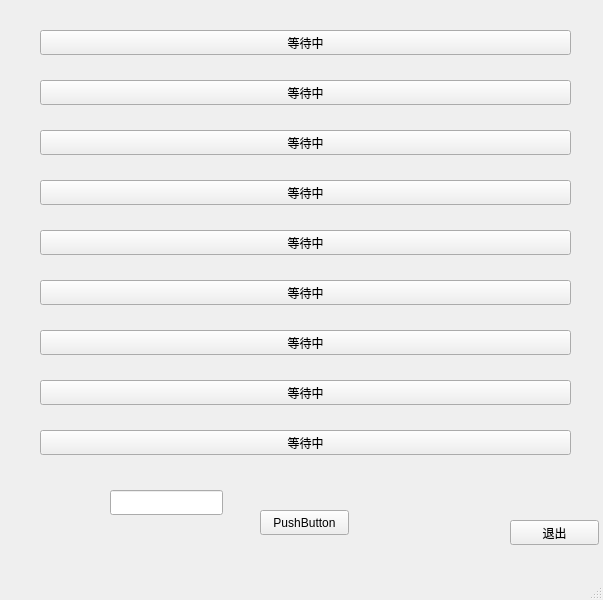
<?xml version="1.0" encoding="UTF-8"?>
<ui version="4.0">
 <class>MainWindow</class>
 <widget class="QMainWindow" name="MainWindow">
  <property name="geometry">
   <rect>
    <x>0</x>
    <y>0</y>
    <width>603</width>
    <height>600</height>
   </rect>
  </property>
  <property name="windowTitle">
   <string>MainWindow</string>
  </property>
  <widget class="QWidget" name="centralwidget">
   <widget class="QPushButton" name="exitbutton">
    <property name="geometry">
     <rect>
      <x>510</x>
      <y>520</y>
      <width>89</width>
      <height>25</height>
     </rect>
    </property>
    <property name="text">
     <string>退出</string>
    </property>
   </widget>
   <widget class="QPushButton" name="pushButton">
    <property name="geometry">
     <rect>
      <x>40</x>
      <y>30</y>
      <width>531</width>
      <height>25</height>
     </rect>
    </property>
    <property name="text">
     <string>等待中</string>
    </property>
   </widget>
   <widget class="QPushButton" name="pushButton_2">
    <property name="geometry">
     <rect>
      <x>40</x>
      <y>80</y>
      <width>531</width>
      <height>25</height>
     </rect>
    </property>
    <property name="text">
     <string>等待中</string>
    </property>
   </widget>
   <widget class="QPushButton" name="pushButton_3">
    <property name="geometry">
     <rect>
      <x>40</x>
      <y>130</y>
      <width>531</width>
      <height>25</height>
     </rect>
    </property>
    <property name="text">
     <string>等待中</string>
    </property>
   </widget>
   <widget class="QPushButton" name="pushButton_4">
    <property name="geometry">
     <rect>
      <x>40</x>
      <y>180</y>
      <width>531</width>
      <height>25</height>
     </rect>
    </property>
    <property name="text">
     <string>等待中</string>
    </property>
   </widget>
   <widget class="QPushButton" name="pushButton_5">
    <property name="geometry">
     <rect>
      <x>40</x>
      <y>230</y>
      <width>531</width>
      <height>25</height>
     </rect>
    </property>
    <property name="text">
     <string>等待中</string>
    </property>
   </widget>
   <widget class="QPushButton" name="pushButton_6">
    <property name="geometry">
     <rect>
      <x>40</x>
      <y>280</y>
      <width>531</width>
      <height>25</height>
     </rect>
    </property>
    <property name="text">
     <string>等待中</string>
    </property>
   </widget>
   <widget class="QPushButton" name="pushButton_7">
    <property name="geometry">
     <rect>
      <x>40</x>
      <y>330</y>
      <width>531</width>
      <height>25</height>
     </rect>
    </property>
    <property name="text">
     <string>等待中</string>
    </property>
   </widget>
   <widget class="QPushButton" name="pushButton_8">
    <property name="geometry">
     <rect>
      <x>40</x>
      <y>380</y>
      <width>531</width>
      <height>25</height>
     </rect>
    </property>
    <property name="text">
     <string>等待中</string>
    </property>
   </widget>
   <widget class="QPushButton" name="pushButton_9">
    <property name="geometry">
     <rect>
      <x>40</x>
      <y>430</y>
      <width>531</width>
      <height>25</height>
     </rect>
    </property>
    <property name="text">
     <string>等待中</string>
    </property>
   </widget>
   <widget class="QLineEdit" name="lineEdit">
    <property name="geometry">
     <rect>
      <x>110</x>
      <y>490</y>
      <width>113</width>
      <height>25</height>
     </rect>
    </property>
   </widget>
   <widget class="QPushButton" name="pushButton_10">
    <property name="geometry">
     <rect>
      <x>260</x>
      <y>510</y>
      <width>89</width>
      <height>25</height>
     </rect>
    </property>
    <property name="text">
     <string>PushButton</string>
    </property>
   </widget>
  </widget>
  <widget class="QMenuBar" name="menubar">
   <property name="geometry">
    <rect>
     <x>0</x>
     <y>0</y>
     <width>603</width>
     <height>28</height>
    </rect>
   </property>
  </widget>
  <widget class="QStatusBar" name="statusbar"/>
 </widget>
 <resources/>
 <connections>
  <connection>
   <sender>exitbutton</sender>
   <signal>clicked()</signal>
   <receiver>MainWindow</receiver>
   <slot>showMaximized()</slot>
   <hints>
    <hint type="sourcelabel">
     <x>314</x>
     <y>230</y>
    </hint>
    <hint type="destinationlabel">
     <x>301</x>
     <y>299</y>
    </hint>
   </hints>
  </connection>
 </connections>
</ui>
